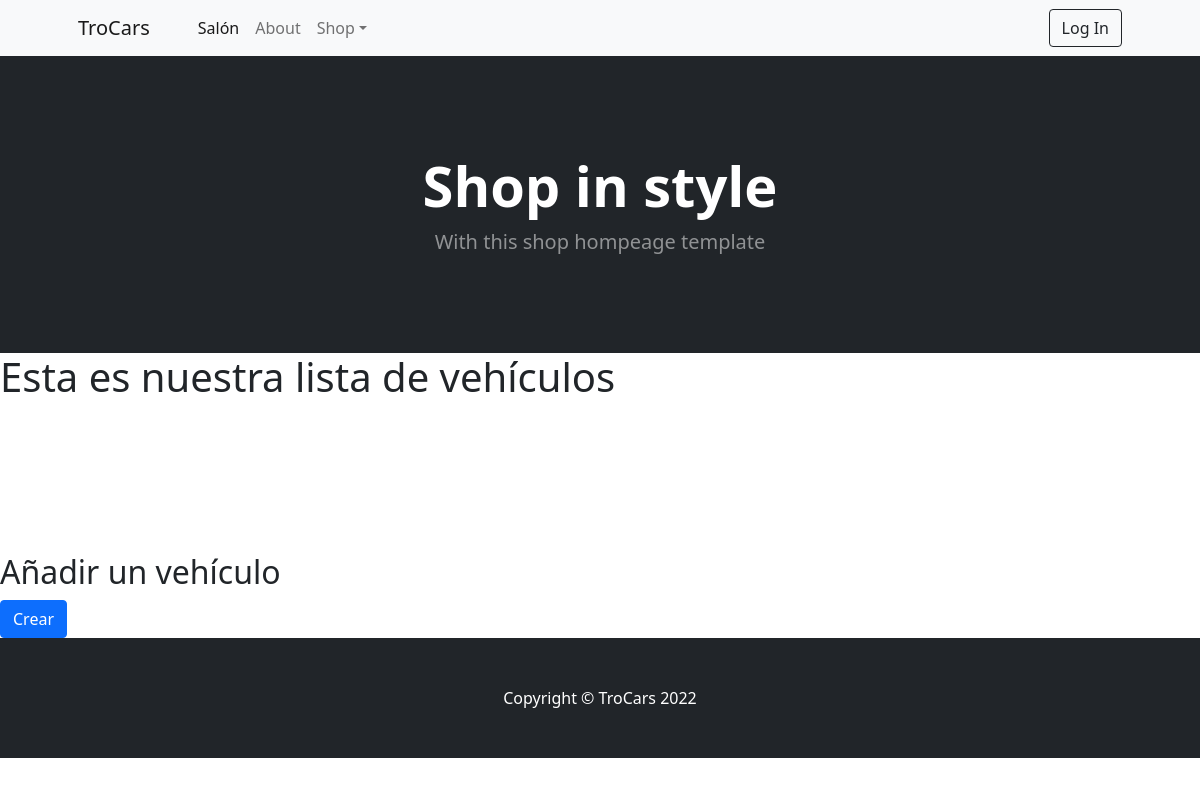
Page /car/show_car/ on the earlier database version.
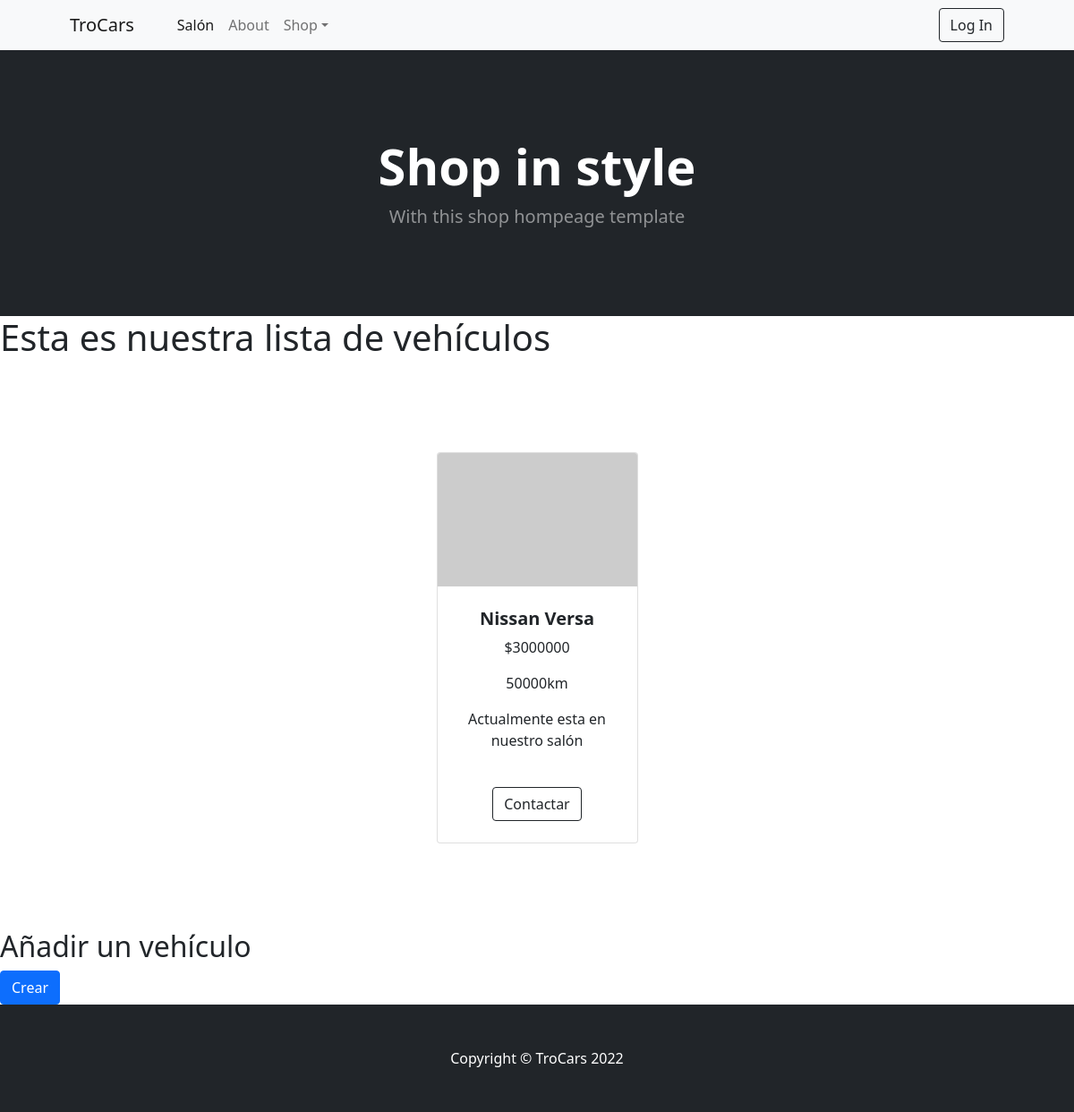
Same page on the later database version.
### car/models.py (models this page shows, shortened)
class Car(models.Model):
    name=models.CharField(max_length=50)
    plate=models.CharField(max_length=7)
    year=models.IntegerField()
    km=models.IntegerField(default=0)
    price=models.IntegerField()
    contact=models.EmailField()
    contact_name=models.CharField(max_length=50)
    in_house = models.BooleanField(default=True)

### car/views.py (the view)
# urls.py: path('show_car/', show_car)
def show_car(request):
    if 'search' in request.GET:
        search = request.GET['search']
        car = Car.objects.filter(name__ifcontains=search)
    else:
        car= Car.objects.all()
    context = {
        'car':car,
    }
    return render(request, 'car/show_car.html', context=context)

### templates/car/show_car.html (shortened to what this page needs)
{% extends 'base.html' %}
{% block content %}
    <h1>Esta es nuestra lista de vehículos</h1>
    <section class="py-5">
        <div class="container px-4 px-lg-5 mt-5">
            <div class="row gx-4 gx-lg-5 row-cols-2 row-cols-md-3 row-cols-xl-4 justify-content-center">
                {% for car in car %}
                    <div class="col mb-5">
                        <div class="card h-100">
                            <img class="card-img-top" src="https://dummyimage.com/450x300/dee2e6/6c757d.jpg" alt="..." />
                            <div class="card-body p-4">
                                <div class="text-center">
                                    <h5 class="fw-bolder">{{car.name}}</h5>
                                    <p>${{car.price}}</p>
                                    <p>{{car.km}}km</p>
                                    {% if car.in_house == True %}
                                        <p>Actualmente esta en nuestro salón</p>
                                    {% else %}
                                        <p>Actualmente, no está en nuestro salón</p>
                                    {% endif %}
                                </div>
                            </div>
                            <div class="card-footer p-4 pt-0 border-top-0 bg-transparent">
                                <div class="text-center"><a class="btn btn-outline-dark mt-auto" href="#">Contactar</a></div>
                            </div>
                        </div>
                    </div>
                {% endfor %}
            </div>
        </div>
    </section>
    <h2>Añadir un vehículo </h2> <a href="/car/create_car/" class="btn btn-primary">Crear</a>
{% endblock %}

Differences in the rows shown:
added Car: name "Nissan Versa", price "3000000", km "50000", in_house "Actualmente esta en nuestro salón"
